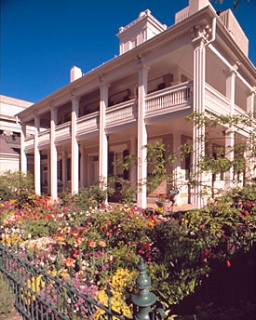
#> input picture Lab 1/colourspace/test.jpg, 256 x 320 px
$ python ConvertColourSpace.py   (older library calls are emulated)
#> lines starting #> are read from the running program, lines starting #| are printed output that depends on the picture
#> further down, I is the input picture: shape (320, 256, 3); mean B, G, R 109.3, 107.4, 121.2
#> in ConvertColourSpace, `new_image = cv2.cvtColor(input_image, cv2.COLOR_RGB2HSV)`: new_image: shape (320, 256, 3); mean H, S, V 62.3, 111, 143.5
### Lab 1/colourspace/visualize.py
import matplotlib.pyplot as plt
import os
import cv2
import numpy as np
def visualize(input_image):
    # Fill in this function. Remember to remove the pass command
    #using matplotlib instead of opencv since the opencv GUI sometimes causes a glitch
    #split the image into channels and visualise it and store it in a folder results with corresponding filename
    #already output image is got here so split channels and visualise
    #split image into 3 channels
    # visualising code
    #subplot(r,c) provide the no. of rows and columns
    #print(len(input_image))
    #input_image = input_image*255
    #input_image = input_image.astype(np.uint8)
    input_image = cv2.normalize(input_image, None, 0, 255, cv2.NORM_MINMAX, cv2.CV_8U)

    h,w,c = input_image.shape
#> h = 320; w = 256; c = 3

    #channels = input_image.shape[3]
    if(c<3):
        plt.imshow(input_image, cmap='gray', vmin=0, vmax=255)
        cv2.imwrite('Output.jpg', input_image)
    elif (c>3):
        #for gray image visualise function
        a = input_image[:,:,0]
        b = input_image[:,:,1]
        c = input_image[:,:,2]
        d = input_image[:,:,3]

        #convert to 255 range
        #input_image = cv2.normalize(input_image, None, 0, 255, cv2.NORM_MINMAX, cv2.CV_8U)

        fig, ax = plt.subplots(1,4, figsize=(15,15))

        # use the created array to output your multiple images. In this case I have stacked 4 images vertically
        for ax1 in ax:
            ax1.set_xticks([])
            ax1.set_yticks([])

        ax[0].imshow(a, cmap='gray', vmin=0, vmax=255)
        ax[1].imshow(b, cmap='gray', vmin=0, vmax=255)
        ax[2].imshow(c, cmap='gray', vmin=0, vmax=255)
        ax[3].imshow(d, cmap='gray', vmin=0, vmax=255)

        ax[0].set_title("Lightness method")
        ax[1].set_title("Average method")
        ax[2].set_title("Luminosity")
        ax[3].set_title("Built in OpenCV method")

        fig.savefig('./Output.jpg')

    else:

        fig, ax = plt.subplots(1,4, figsize=(15,15))

        r,g,b = cv2.split(input_image)
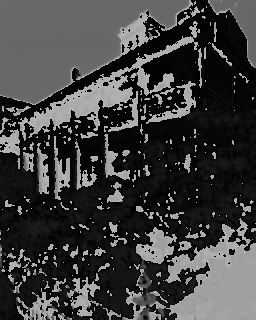
#> r: shape (320, 256); min 0, max 179, mean 62.3
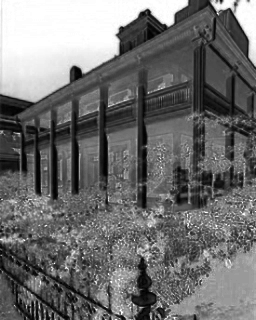
#> g: shape (320, 256); min 0, max 255, mean 111
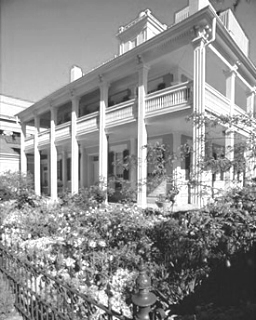
#> b: shape (320, 256); min 17, max 255, mean 143.5

        # use the created array to output your multiple images. In this case I have stacked 4 images vertically
        for ax1 in ax:
            ax1.set_xticks([])
            ax1.set_yticks([])

        ax[0].imshow(input_image)
        ax[1].imshow(r,  cmap='gray', vmin=0, vmax=255)
        ax[2].imshow(g,  cmap='gray', vmin=0, vmax=255)
        ax[3].imshow(b,  cmap='gray', vmin=0, vmax=255)

        ax[0].set_title("Output")
        ax[1].set_title("Channel-1")
        ax[2].set_title("Channel-2")
        ax[3].set_title("Channel-3")

        fig.savefig('./Output1.jpg')
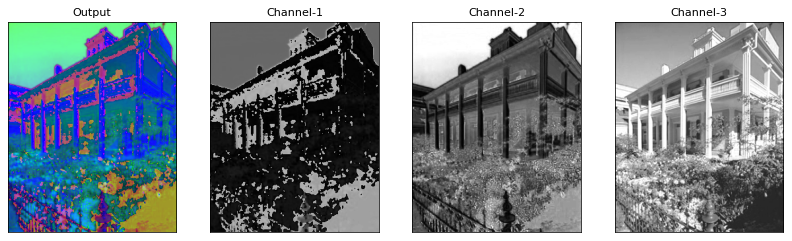
#> figure drawn by matplotlib, 4 panels
        #cv2.imwrite('Output2.jpg', input_image)

### Lab 1/colourspace/ConvertColourSpace.py
import numpy as np
import cv2
import rgbConversions
from visualize import *

def ConvertColourSpace(input_image, colourspace):
    '''
    Converts an RGB image into a specified color space, visualizes the
    color channels and returns the image in its new color space.

    Colorspace options:
      opponent
      rgb -> for normalized RGB
      hsv
      ycbcr
      gray

    P.S: Do not forget the visualization part!
    '''

    # Convert the image into double precision for conversions
    input_image = input_image.astype(np.float32)

    if colourspace.lower() == 'opponent':
        # fill in the rgb2opponent function
        input_image = cv2.normalize(input_image, None, 0, 255, cv2.NORM_MINMAX, cv2.CV_8U)
        new_image = rgbConversions.rgb2opponent(input_image)

    elif colourspace.lower() == 'rgb':
        # fill in the rgb2opponent function
        new_image = rgbConversions.rgb2normedrgb(input_image)

    elif colourspace.lower() == 'hsv':
        # use built-in function from opencv
        # use open cv
        input_image = cv2.normalize(input_image, None, 0, 255, cv2.NORM_MINMAX, cv2.CV_8U)
        new_image = cv2.cvtColor(input_image, cv2.COLOR_RGB2HSV)


    elif colourspace.lower() == 'ycbcr':
        # use built-in function from opencv
        new_image = cv2.cvtColor(input_image, cv2.COLOR_RGB2YCR_CB)

    elif colourspace.lower() == 'gray':
        # fill in the rgb2opponent function
        #doubt
        new_image = rgbConversions.rgb2grays(input_image)

    else:
        print('Error: Unknown colorspace type [%s]...' % colourspace)
        new_image = input_image

    visualize(new_image)

    return new_image


if __name__ == '__main__':
    # Replace the image name with a valid image
    img_path = 'test.jpg'
    # Read with opencv
    I = cv2.imread(img_path)
    # Convert from BGR to RGB
    # This is a shorthand.
    I = I[:, :, ::-1]

    out_img = ConvertColourSpace(I, 'hsv')
